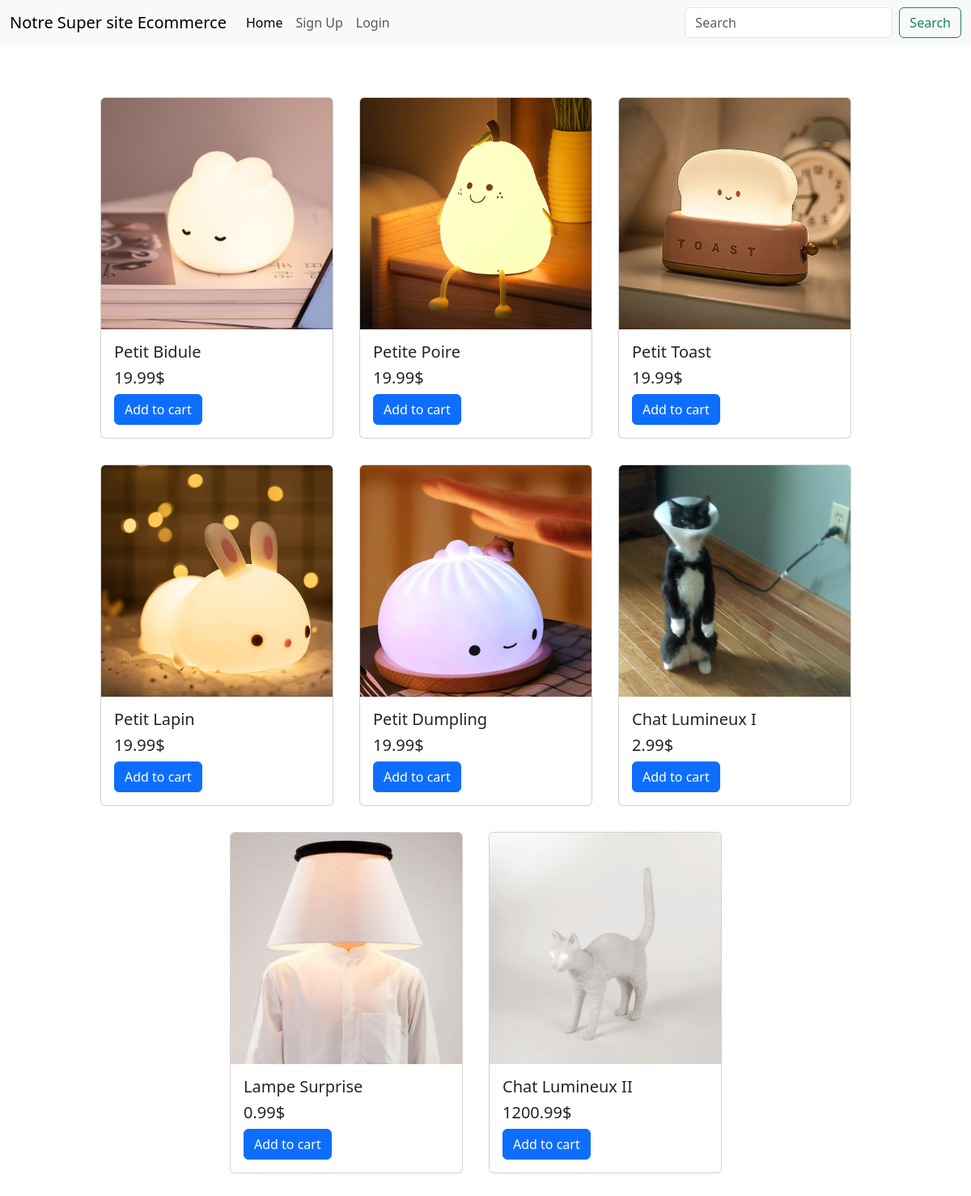
The page / on the database its author committed.
### tables this page shows
CREATE TABLE `articles` (
  `id` int(10) UNSIGNED NOT NULL,
  `title` varchar(255) NOT NULL,
  `description` text NOT NULL,
  `price` float NOT NULL,
  `stock` int(11) NOT NULL,
  `photo_path` varchar(255) NOT NULL
);

### src/init.php (called while the page is built, shortened)
<?php
$user = false;
?>

### public/index.php (the view, shortened to what this page needs)
<?php
require_once __DIR__ . '/../src/init.php';
try {
    $pdoStatement = $bdd->prepare("SELECT * FROM articles;");
    $pdoStatement->execute();
    $allProducts = $pdoStatement->fetchAll();
} catch (PDOException $e) {
    $errMessage = $e->getMessage();
    echo $errMessage;
}
?>
<!DOCTYPE html>
<html lang="en">
<head>
    <?php require_once SITE_ROOT . 'src/partials/head_css.php'; ?>
</head>
<body>
    <nav class="navbar navbar-expand-lg bg-body-tertiary">
        <div class="container-fluid">
            <a class="navbar-brand" href="">Notre Super site Ecommerce</a>
            <div class="collapse navbar-collapse" id="navbarSupportedContent">
                <ul class="navbar-nav me-auto mb-2 mb-lg-0">
                    <li class="nav-item">
                        <a class="nav-link active" aria-current="page" href="/">Home</a>
                    </li>
                    <?php
                    if ($user === false) { ?>
                        <li class="nav-item">
                            <a class="nav-link " aria-current="page" href="register.php">Sign Up</a>
                        </li>
                        <li class="nav-item">
                            <a class="nav-link" href="login.php">Login</a>
                        </li>
                    <?php } else { ?>
                        <li class="nav-item">
                            <a class="nav-link" href="actions/logout.php">Log Out </a>
                        </li>
                    <?php } ?>
                </ul>
                <form class="d-flex" role="search">
                    <input class="form-control me-2" type="search" name="search" placeholder="Search" aria-label="Search">
                    <button class="btn btn-outline-success" name="submit" type="submit">Search</button>
                </form>
            </div>
        </div>
    </nav>
    <section class="section1 d-flex">
        <div class="allCards m-5 d-flex justify-content-center" style=" flex-wrap: wrap; width:90%;">
            <?php
            if (isset($_GET['submit'])) {
                $str = $_GET['search'];
                $requests = $bdd->query("SELECT title, price, photo_path  FROM articles WHERE title like '%$str%' ")->fetchALL();
                if ($_GET['search']) {
            ?>
                    <?php foreach ($requests as $request) : ?>
                        <div class=" card mx-3 " style="width: 18rem; ">
                            <a href="product_page.php?id=<?php echo $request['id'] ?>"> <img src="<?= '../' . $infos['photo_path'] ?>" class="card-img-top" alt="..."> </a>
                            <div class="card-body">
                                <h5 class="card-title"> <?php echo $request['title'] ?></h5>
                                <h5 class="card-price"> <?php echo $request['price'] ?>$</h5>
                                <a href="#" class="btn btn-primary"> Add to cart </a>
                            </div>
                        </div>
                    <?php endforeach; ?>
                <?php } ?>
            <?php } else { ?>
                <?php foreach ($allProducts as $infos) :
                ?>
                    <div class="card m-3" style="width: 18rem;">
                        <a href="product_page.php?id=<?php echo $infos['id'] ?>"> <img src="<?= '../' . $infos['photo_path'] ?>" class="card-img-top" alt="..."> </a>
                        <div class="card-body">
                            <h5 class="card-title"> <?php echo $infos['title'] ?></h5>
                            <h5 class="card-price"> <?php echo $infos['price'] ?>$</h5>
                            <a href="#" class="btn btn-primary"> Add to cart </a>
                        </div>
                    </div>
                <?php endforeach; ?>
            <?php } ?>
        </div>
    </section>
</body>
</html>

### src/partials/head_css.php (shortened to what this page needs)
<link href="https://cdn.jsdelivr.net/npm/bootstrap@5.3.2/dist/css/bootstrap.min.css" rel="stylesheet">
<link href="assets/stylesheet.css" rel="stylesheet">

### public/assets/stylesheet.css (style rules this page uses)
body { overscroll-behavior: none; }

### rows shown on the page
articles: photo_path (picture), title "Petit Bidule", price "19.99"
articles: photo_path (picture), title "Petite Poire", price "19.99"
articles: photo_path (picture), title "Petit Toast", price "19.99"
articles: photo_path (picture), title "Petit Lapin", price "19.99"
articles: photo_path (picture), title "Petit Dumpling", price "19.99"
articles: photo_path (picture), title "Chat Lumineux I", price "2.99"
articles: photo_path (picture), title "Lampe Surprise", price "0.99"
articles: photo_path (picture), title "Chat Lumineux II", price "1200.99"
